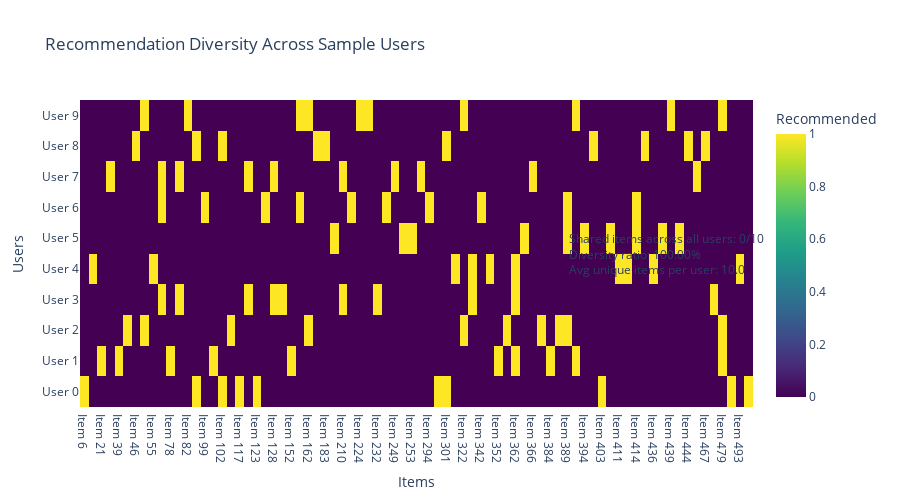
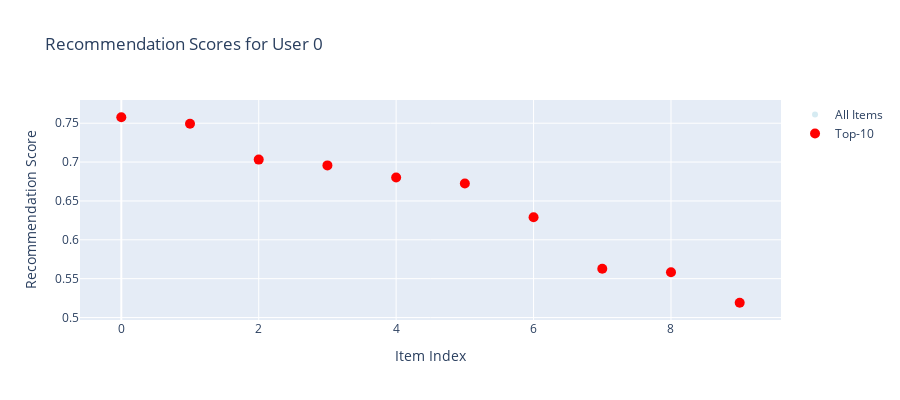

Write notebook code for charts like these, in order.
### Markdown cell above
## 4. Generate Recommendations and Visualize

### Code cell
# Generate recommendations for multiple users to check diversity
print("🔍 Checking recommendation diversity across users...")
n_sample_users = min(10, len(train_x_user_ids))
sample_user_indices = np.arange(n_sample_users)

# Get recommendations for all sample users
all_rec_indices = []
all_rec_scores = []

for i in range(n_sample_users):
    user_idx = sample_user_indices[i]
    sample_user_id = tf.constant([train_x_user_ids[user_idx]])
    sample_user_feat = tf.constant([train_x_user_features[user_idx]])
    sample_item_ids = tf.constant([train_x_item_ids[user_idx]])
    sample_item_feats = tf.constant([train_x_item_features[user_idx]])
    
    # Model returns dictionary: {"combined_scores": ..., "rec_indices": ..., "rec_scores": ...}
    combined_scores, rec_indices, rec_scores = model.predict([sample_user_id, sample_user_feat, sample_item_ids, sample_item_feats], verbose=0)
    rec_indices = rec_indices
    rec_scores = rec_scores
    
    rec_indices_np = rec_indices[0].numpy() if hasattr(rec_indices[0], 'numpy') else np.array(rec_indices[0])
    rec_scores_np = rec_scores[0].numpy() if hasattr(rec_scores[0], 'numpy') else np.array(rec_scores[0])
    
    all_rec_indices.append(rec_indices_np)
    all_rec_scores.append(rec_scores_np)

all_rec_indices = np.array(all_rec_indices)

# Check diversity
print(f"\n📊 Recommendation Diversity Analysis:")
print(f"   Checking {n_sample_users} users...")
unique_items_per_user = [len(np.unique(rec)) for rec in all_rec_indices]
shared_items = len(set(all_rec_indices[0]).intersection(*[set(rec) for rec in all_rec_indices[1:]]))
diversity_ratio = 1.0 - (shared_items / model.top_k) if model.top_k > 0 else 0.0
print(f"   Shared items across all users: {shared_items}/{model.top_k}")
print(f"   Diversity ratio: {diversity_ratio:.2%}")
print(f"   Average unique items per user: {np.mean(unique_items_per_user):.1f}")

if shared_items == model.top_k:
    print(f"\n⚠️  WARNING: All users receive the same recommendations!")
    print(f"   This suggests the model may not be learning user-specific preferences.")
else:
    print(f"\n✅ Recommendations are diverse across users - model is working correctly!")

# Visualize recommendation diversity
print("\n📊 Visualizing recommendation diversity...")
fig_diversity = KMRPlotter.plot_recommendation_diversity(
    all_rec_indices,
    user_ids=sample_user_indices,
    title="Recommendation Diversity Across Sample Users"
)
fig_diversity.show()

# Show detailed example for first user
print(f"\n📋 Detailed example for user {sample_user_indices[0]}:")
print(f"   Top-{model.top_k} recommended items: {all_rec_indices[0]}")
print(f"   Recommendation scores: {all_rec_scores[0]}")

# Visualize recommendation scores for first user
print("\n📊 Visualizing recommendation scores for sample user...")
fig_scores = KMRPlotter.plot_recommendation_scores(
    all_rec_scores[0],
    top_k=model.top_k,
    title=f"Recommendation Scores for User {sample_user_indices[0]}"
)
fig_scores.show()

### Figure 1 — Plotly figure (JSON) as saved in the notebook; plotly's stock layout.template omitted (floating-point values rounded to 4 significant figures; data arrays with more than 128 entries replaced by an {"elided": "..."} marker saying what was removed)
{"data": [{"colorbar": {"title": {"text": "Recommended"}}, "colorscale": [[0, "#440154"], [0.1111, "#482878"], [0.2222, "#3e4989"], [0.3333, "#31688e"], [0.4444, "#26828e"], [0.5556, "#1f9e89"], [0.6667, "#35b779"], [0.7778, "#6ece58"], [0.8889, "#b5de2b"], [1, "#fde725"]], "showscale": true, "type": "heatmap", "x": ["Item 6", "Item 11", "Item 21", "Item 23", "Item 39", "Item 40", "Item 46", "Item 54", "Item 55", "Item 67", "Item 78", "Item 81", "Item 82", "Item 88", "Item 99", "Item 101", "Item 102", "Item 105", "Item 117", "Item 118", "Item 123", "Item 125", "Item 128", "Item 145", "Item 152", "Item 161", "Item 162", "Item 182", "Item 183", "Item 204", "Item 210", "Item 220", "Item 224", "Item 228", "Item 232", "Item 241", "Item 249", "Item 252", "Item 253", "Item 275", "Item 294", "Item 297", "Item 301", "Item 307", "Item 322", "Item 332", "Item 342", "Item 351", "Item 352", "Item 358", "Item 362", "Item 363", "Item 366", "Item 374", "Item 384", "Item 385", "Item 389", "Item 391", "Item 394", "Item 402", "Item 403", "Item 407", "Item 411", "Item 413", "Item 414", "Item 418", "Item 436", "Item 438", "Item 439", "Item 440", "Item 444", "Item 450", "Item 467", "Item 474", "Item 479", "Item 483", "Item 493", "Item 495"], "y": ["User 0", "User 1", "User 2", "User 3", "User 4", "User 5", "User 6", "User 7", "User 8", "User 9"], "z": {"elided": "10x78 float values"}}], "layout": {"annotations": [{"align": "left", "showarrow": false, "text": "Shared items across all users: 0/10<br>Diversity ratio: 100.00%<br>Avg unique items per user: 10.0", "x": 1.02, "xref": "paper", "y": 0.5, "yref": "paper"}], "height": 500, "title": {"text": "Recommendation Diversity Across Sample Users"}, "xaxis": {"title": {"text": "Items"}}, "yaxis": {"title": {"text": "Users"}}}}

### Figure 2 — Plotly figure (JSON) as saved in the notebook; plotly's stock layout.template omitted (floating-point values rounded to 4 significant figures)
{"data": [{"marker": {"color": "lightblue", "opacity": 0.5}, "mode": "markers", "name": "All Items", "type": "scatter", "x": [0, 1, 2, 3, 4, 5, 6, 7, 8, 9], "y": [0.7577, 0.7494, 0.7032, 0.6957, 0.6801, 0.6725, 0.6289, 0.5629, 0.5584, 0.519]}, {"marker": {"color": "red", "size": 10}, "mode": "markers", "name": "Top-10", "type": "scatter", "x": [0, 1, 2, 3, 4, 5, 6, 7, 8, 9], "y": [0.7577, 0.7494, 0.7032, 0.6957, 0.6801, 0.6725, 0.6289, 0.5629, 0.5584, 0.519]}], "layout": {"height": 400, "title": {"text": "Recommendation Scores for User 0"}, "xaxis": {"title": {"text": "Item Index"}}, "yaxis": {"title": {"text": "Recommendation Score"}}}}
